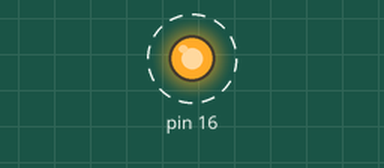
Recording of a sketch running on a simulated Arduino Uno, built with avr-gcc and run on an emulated ATmega328P. Parts: output pins drawn as LEDs (lit = HIGH). Dashed ring = blinking. What the sketch prints to the serial monitor is not drawn.

Above: at 0.5 s.
Timing chart, 0 to 4.6 s (numbered marks = the images above):
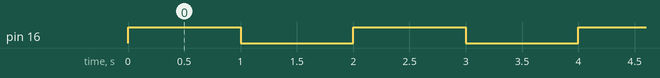

The sketch:

LED_Blink_by_MCU.ino
```cpp
//#include <ESP8266WiFi.h>
//#include <ESP8266WiFiMulti.h>

void setup() {
  // put your setup code here, to run once:
  pinMode(16,OUTPUT);
  Serial.begin(115200);
  Serial.println("Serial test");
}

void loop() {
  // put your main code here, to run repeatedly:
  digitalWrite(16,HIGH);
  Serial.println("Light ON");
  delay(1000);
  digitalWrite(16,LOW);
  Serial.println("Light off");
  delay(1000);

}
```

Measured:
- by itself, pin 16: alternates HIGH for 1.0 s and LOW for 1.0 s
